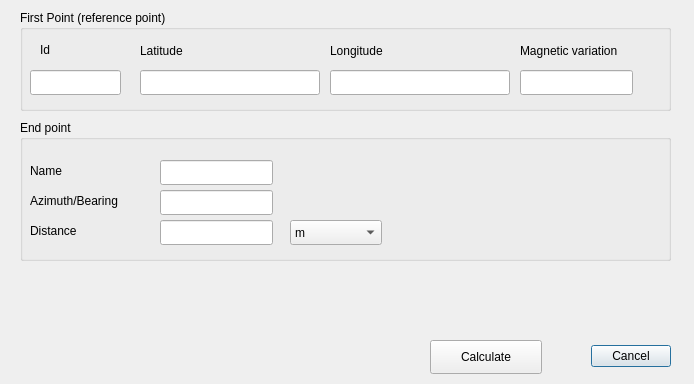
<?xml version="1.0" encoding="UTF-8"?>
<ui version="4.0">
 <class>PointByPolarCoordDialogBase</class>
 <widget class="QDialog" name="PointByPolarCoordDialogBase">
  <property name="geometry">
   <rect>
    <x>0</x>
    <y>0</y>
    <width>694</width>
    <height>384</height>
   </rect>
  </property>
  <property name="windowTitle">
   <string>PointByPolarCoord</string>
  </property>
  <widget class="QDialogButtonBox" name="button_box">
   <property name="geometry">
    <rect>
     <x>470</x>
     <y>340</y>
     <width>201</width>
     <height>32</height>
    </rect>
   </property>
   <property name="orientation">
    <enum>Qt::Horizontal</enum>
   </property>
   <property name="standardButtons">
    <set>QDialogButtonBox::Cancel</set>
   </property>
  </widget>
  <widget class="QGroupBox" name="gbRefPoint">
   <property name="geometry">
    <rect>
     <x>20</x>
     <y>10</y>
     <width>651</width>
     <height>101</height>
    </rect>
   </property>
   <property name="title">
    <string>First Point (reference point)</string>
   </property>
   <property name="flat">
    <bool>true</bool>
   </property>
   <widget class="QLabel" name="lbRefLat">
    <property name="geometry">
     <rect>
      <x>120</x>
      <y>30</y>
      <width>111</width>
      <height>21</height>
     </rect>
    </property>
    <property name="text">
     <string>Latitude</string>
    </property>
   </widget>
   <widget class="QLabel" name="llbRefLon">
    <property name="geometry">
     <rect>
      <x>310</x>
      <y>30</y>
      <width>111</width>
      <height>21</height>
     </rect>
    </property>
    <property name="text">
     <string>Longitude</string>
    </property>
   </widget>
   <widget class="QLabel" name="lbRefMagVar">
    <property name="geometry">
     <rect>
      <x>500</x>
      <y>30</y>
      <width>141</width>
      <height>21</height>
     </rect>
    </property>
    <property name="text">
     <string>Magnetic variation</string>
    </property>
   </widget>
   <widget class="QLabel" name="label">
    <property name="geometry">
     <rect>
      <x>20</x>
      <y>30</y>
      <width>68</width>
      <height>19</height>
     </rect>
    </property>
    <property name="text">
     <string>Id</string>
    </property>
   </widget>
   <widget class="QLineEdit" name="lineEditRefId">
    <property name="geometry">
     <rect>
      <x>10</x>
      <y>60</y>
      <width>91</width>
      <height>25</height>
     </rect>
    </property>
   </widget>
   <widget class="QLineEdit" name="lineEditRefLat">
    <property name="geometry">
     <rect>
      <x>120</x>
      <y>60</y>
      <width>180</width>
      <height>25</height>
     </rect>
    </property>
   </widget>
   <widget class="QLineEdit" name="lineEditRefLon">
    <property name="geometry">
     <rect>
      <x>310</x>
      <y>60</y>
      <width>180</width>
      <height>25</height>
     </rect>
    </property>
   </widget>
   <widget class="QLineEdit" name="lineEditRefMagVar">
    <property name="geometry">
     <rect>
      <x>500</x>
      <y>60</y>
      <width>113</width>
      <height>25</height>
     </rect>
    </property>
   </widget>
  </widget>
  <widget class="QGroupBox" name="gbSecondPoint">
   <property name="geometry">
    <rect>
     <x>20</x>
     <y>120</y>
     <width>651</width>
     <height>141</height>
    </rect>
   </property>
   <property name="title">
    <string>End point</string>
   </property>
   <property name="flat">
    <bool>true</bool>
   </property>
   <widget class="QLabel" name="lbEpName">
    <property name="geometry">
     <rect>
      <x>10</x>
      <y>40</y>
      <width>70</width>
      <height>21</height>
     </rect>
    </property>
    <property name="text">
     <string>Name</string>
    </property>
   </widget>
   <widget class="QLabel" name="lbEpAzimuth">
    <property name="geometry">
     <rect>
      <x>10</x>
      <y>70</y>
      <width>131</width>
      <height>21</height>
     </rect>
    </property>
    <property name="text">
     <string>Azimuth/Bearing</string>
    </property>
   </widget>
   <widget class="QLabel" name="lbEpDistance">
    <property name="geometry">
     <rect>
      <x>10</x>
      <y>100</y>
      <width>101</width>
      <height>21</height>
     </rect>
    </property>
    <property name="text">
     <string>Distance</string>
    </property>
   </widget>
   <widget class="QLineEdit" name="lineEditEndPointName">
    <property name="geometry">
     <rect>
      <x>140</x>
      <y>40</y>
      <width>113</width>
      <height>25</height>
     </rect>
    </property>
   </widget>
   <widget class="QLineEdit" name="lineEditEndPointBrng">
    <property name="geometry">
     <rect>
      <x>140</x>
      <y>70</y>
      <width>113</width>
      <height>25</height>
     </rect>
    </property>
   </widget>
   <widget class="QLineEdit" name="lineEditEndPointDist">
    <property name="geometry">
     <rect>
      <x>140</x>
      <y>100</y>
      <width>113</width>
      <height>25</height>
     </rect>
    </property>
   </widget>
   <widget class="QComboBox" name="comboBoxDistUOM">
    <property name="geometry">
     <rect>
      <x>270</x>
      <y>100</y>
      <width>92</width>
      <height>25</height>
     </rect>
    </property>
    <item>
     <property name="text">
      <string>m</string>
     </property>
    </item>
    <item>
     <property name="text">
      <string>km</string>
     </property>
    </item>
    <item>
     <property name="text">
      <string>NM</string>
     </property>
    </item>
    <item>
     <property name="text">
      <string>feet</string>
     </property>
    </item>
    <item>
     <property name="text">
      <string>SM</string>
     </property>
    </item>
   </widget>
  </widget>
  <widget class="QPushButton" name="pushButtonCalc">
   <property name="geometry">
    <rect>
     <x>430</x>
     <y>340</y>
     <width>112</width>
     <height>34</height>
    </rect>
   </property>
   <property name="text">
    <string>Calculate</string>
   </property>
  </widget>
 </widget>
 <resources/>
 <connections>
  <connection>
   <sender>button_box</sender>
   <signal>accepted()</signal>
   <receiver>PointByPolarCoordDialogBase</receiver>
   <slot>accept()</slot>
   <hints>
    <hint type="sourcelabel">
     <x>20</x>
     <y>20</y>
    </hint>
    <hint type="destinationlabel">
     <x>20</x>
     <y>20</y>
    </hint>
   </hints>
  </connection>
  <connection>
   <sender>button_box</sender>
   <signal>rejected()</signal>
   <receiver>PointByPolarCoordDialogBase</receiver>
   <slot>reject()</slot>
   <hints>
    <hint type="sourcelabel">
     <x>20</x>
     <y>20</y>
    </hint>
    <hint type="destinationlabel">
     <x>20</x>
     <y>20</y>
    </hint>
   </hints>
  </connection>
 </connections>
</ui>
